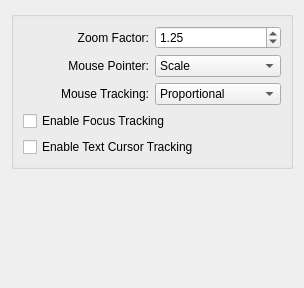
<?xml version="1.0" encoding="UTF-8"?>

<!--
SPDX-FileCopyrightText: 2023 Roman Gilg <subdiff@gmail.com>

SPDX-License-Identifier: GPL-2.0-or-later
-->

<ui version="4.0">
 <class>como::ZoomEffectConfigForm</class>
 <widget class="QWidget" name="como::ZoomEffectConfigForm">
  <property name="geometry">
   <rect>
    <x>0</x>
    <y>0</y>
    <width>304</width>
    <height>288</height>
   </rect>
  </property>
  <layout class="QVBoxLayout" name="verticalLayout_2">
   <item>
    <widget class="QGroupBox" name="groupSize">
     <property name="title">
      <string/>
     </property>
     <layout class="QHBoxLayout" name="horizontalLayout">
      <item>
       <layout class="QGridLayout" name="gridLayout">
        <item row="0" column="0">
         <widget class="QLabel" name="label">
          <property name="whatsThis">
           <string>On zoom-in and zoom-out change the zoom by the defined zoom-factor.</string>
          </property>
          <property name="text">
           <string>Zoom Factor:</string>
          </property>
          <property name="alignment">
           <set>Qt::AlignRight|Qt::AlignTrailing|Qt::AlignVCenter</set>
          </property>
          <property name="buddy">
           <cstring>kcfg_ZoomFactor</cstring>
          </property>
         </widget>
        </item>
        <item row="0" column="1">
         <widget class="QDoubleSpinBox" name="kcfg_ZoomFactor">
          <property name="whatsThis">
           <string>On zoom-in and zoom-out change the zoom by the defined zoom-factor.</string>
          </property>
          <property name="suffix">
           <string/>
          </property>
          <property name="decimals">
           <number>2</number>
          </property>
          <property name="maximum">
           <double>9999.000000000000000</double>
          </property>
          <property name="singleStep">
           <double>0.050000000000000</double>
          </property>
          <property name="value">
           <double>1.250000000000000</double>
          </property>
         </widget>
        </item>
        <item row="4" column="0" colspan="2">
         <widget class="QCheckBox" name="kcfg_EnableFocusTracking">
          <property name="toolTip">
           <string/>
          </property>
          <property name="whatsThis">
           <string>Enable tracking of the focused location. This needs QAccessible to be enabled per application (&quot;export QT_LINUX_ACCESSIBILITY_ALWAYS_ON=1&quot;).</string>
          </property>
          <property name="text">
           <string>Enable Focus Tracking</string>
          </property>
         </widget>
        </item>
        <item row="5" column="0" colspan="2">
         <widget class="QCheckBox" name="kcfg_EnableTextCaretTracking">
          <property name="whatsThis">
           <string>Enable tracking of the text cursor. This needs QAccessible to be enabled per application (&quot;export QT_LINUX_ACCESSIBILITY_ALWAYS_ON=1&quot;).</string>
          </property>
          <property name="text">
           <string>Enable Text Cursor Tracking</string>
          </property>
         </widget>
        </item>
        <item row="2" column="0">
         <widget class="QLabel" name="label_2">
          <property name="text">
           <string>Mouse Pointer:</string>
          </property>
          <property name="alignment">
           <set>Qt::AlignRight|Qt::AlignTrailing|Qt::AlignVCenter</set>
          </property>
          <property name="buddy">
           <cstring>kcfg_MousePointer</cstring>
          </property>
         </widget>
        </item>
        <item row="2" column="1">
         <widget class="QComboBox" name="kcfg_MousePointer">
          <property name="whatsThis">
           <string>Visibility of the mouse-pointer.</string>
          </property>
          <item>
           <property name="text">
            <string>Scale</string>
           </property>
          </item>
          <item>
           <property name="text">
            <string>Keep</string>
           </property>
          </item>
          <item>
           <property name="text">
            <string>Hide</string>
           </property>
          </item>
         </widget>
        </item>
        <item row="3" column="1">
         <widget class="QComboBox" name="kcfg_MouseTracking">
          <property name="whatsThis">
           <string>Track moving of the mouse.</string>
          </property>
          <item>
           <property name="text">
            <string>Proportional</string>
           </property>
          </item>
          <item>
           <property name="text">
            <string>Centered</string>
           </property>
          </item>
          <item>
           <property name="text">
            <string>Push</string>
           </property>
          </item>
          <item>
           <property name="text">
            <string>Disabled</string>
           </property>
          </item>
         </widget>
        </item>
        <item row="3" column="0">
         <widget class="QLabel" name="label_3">
          <property name="text">
           <string>Mouse Tracking:</string>
          </property>
          <property name="alignment">
           <set>Qt::AlignRight|Qt::AlignTrailing|Qt::AlignVCenter</set>
          </property>
          <property name="buddy">
           <cstring>kcfg_MouseTracking</cstring>
          </property>
         </widget>
        </item>
       </layout>
      </item>
     </layout>
    </widget>
   </item>
   <item>
    <widget class="KShortcutsEditor" name="editor">
     <property name="sizePolicy">
      <sizepolicy hsizetype="Preferred" vsizetype="Expanding">
       <horstretch>0</horstretch>
       <verstretch>0</verstretch>
      </sizepolicy>
     </property>
     <property name="actionTypes">
       <enum>KShortcutsEditor::GlobalAction</enum>
     </property>
    </widget>
   </item>
  </layout>
 </widget>
 <customwidgets>
  <customwidget>
   <class>KShortcutsEditor</class>
   <extends>QWidget</extends>
   <header>kshortcutseditor.h</header>
   <container>1</container>
  </customwidget>
 </customwidgets>
 <tabstops>
  <tabstop>kcfg_ZoomFactor</tabstop>
  <tabstop>kcfg_MousePointer</tabstop>
  <tabstop>kcfg_MouseTracking</tabstop>
  <tabstop>kcfg_EnableFocusTracking</tabstop>
  <tabstop>kcfg_EnableTextCaretTracking</tabstop>
 </tabstops>
 <resources/>
 <connections/>
</ui>
